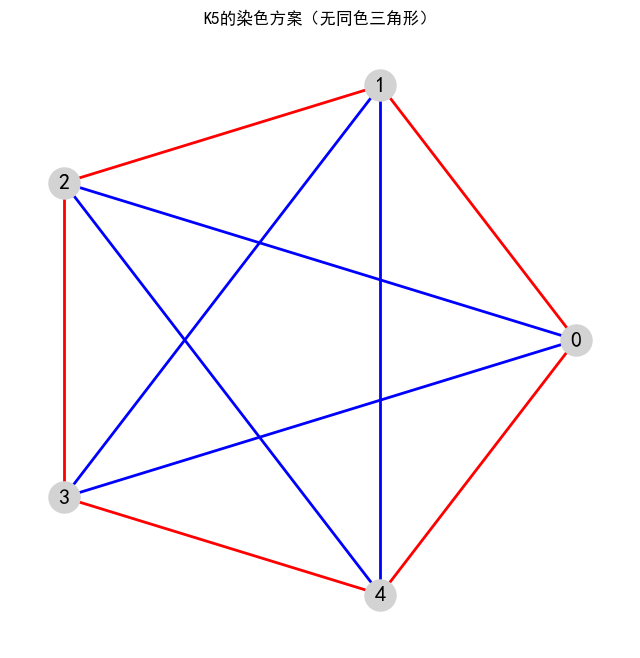

The script that saved this image:
import networkx as nx
import matplotlib.pyplot as plt

# 解决中文显示问题
plt.rcParams['font.sans-serif'] = ['SimHei']  # 使用黑体
plt.rcParams['axes.unicode_minus'] = False  # 正常显示负号

# 创建完全图 K5
G = nx.complete_graph(5)


# 定义染色规则
def color_edge(i, j):
    diff = abs(i - j)
    min_diff = min(diff, 5 - diff)
    if min_diff == 1:  # 距离为1或4，染红色
        return 'red'
    else:  # 距离为2或3，染蓝色
        return 'blue'


# 为每条边染色
edge_colors = {}
for i, j in G.edges():
    edge_colors[(i, j)] = color_edge(i, j)


# 验证是否存在同色三角形
def check_monochromatic_triangles():
    triangles = []
    # 获取所有三角形
    for i in range(5):
        for j in range(i + 1, 5):
            for k in range(j + 1, 5):
                triangles.append((i, j, k))

    red_triangles = []
    blue_triangles = []

    for triangle in triangles:
        i, j, k = triangle
        edges = [(i, j), (i, k), (j, k)]
        colors = [edge_colors[edge] for edge in edges]

        if all(color == 'red' for color in colors):
            red_triangles.append(triangle)
        elif all(color == 'blue' for color in colors):
            blue_triangles.append(triangle)

    return red_triangles, blue_triangles


# 检查结果
red_tri, blue_tri = check_monochromatic_triangles()

print("红色三角形（三人互相认识）:", red_tri)
print("蓝色三角形（三人互不认识）:", blue_tri)
print(f"是否存在同色三角形: {len(red_tri) > 0 or len(blue_tri) > 0}")

# 可视化图
pos = nx.circular_layout(G)  # 将顶点排列在圆上

plt.figure(figsize=(8, 8))
nx.draw_networkx_nodes(G, pos, node_color='lightgray', node_size=500)
nx.draw_networkx_labels(G, pos, font_size=16, font_weight='bold')

# 绘制边
red_edges = [edge for edge, color in edge_colors.items() if color == 'red']
blue_edges = [edge for edge, color in edge_colors.items() if color == 'blue']

nx.draw_networkx_edges(G, pos, edgelist=red_edges, edge_color='red', width=2)
nx.draw_networkx_edges(G, pos, edgelist=blue_edges, edge_color='blue', width=2)

plt.title("K5的染色方案（无同色三角形）")
plt.axis('off')
#plt.show()
plt.savefig('1-1-11-b.png', bbox_inches='tight')

# 打印边的颜色
print("\n边的颜色:")
for edge, color in edge_colors.items():
    print(f"边 {edge}: {color}")